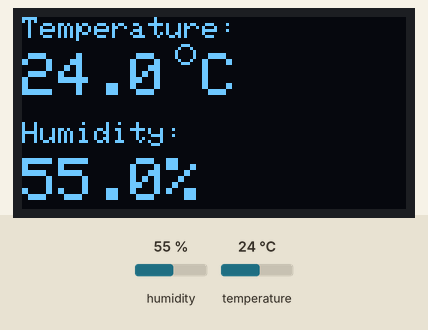
Simulated run of this program. Board: Seeed XIAO ESP32-C3. Parts: 128×64 one-colour display. The test bench sets the inputs (shaded band); at power-on: humidity 55 %, temperature 24 °C. WiFi joins after 1.5 s; servers stay silent unless stated; no MQTT or app messages arrive unless stated; what the program prints to the serial monitor is not drawn.

Above: at 8.2 s.
8.3 s: humidity set to 22 %
At 13.0 s:
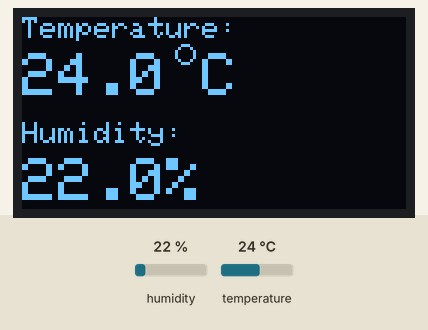
13.7 s: temperature set to 12 °C
At 18.4 s:
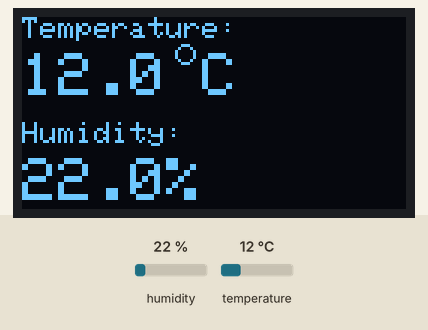
18.7 s: humidity set to 40 %
At 23.1 s:
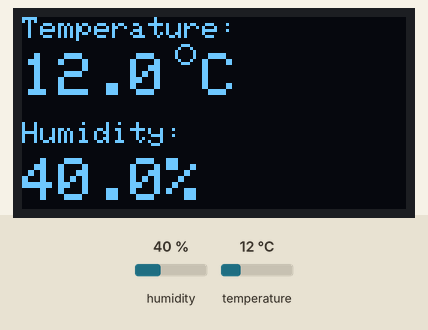
23.8 s: temperature set to 19 °C
At 28.7 s:
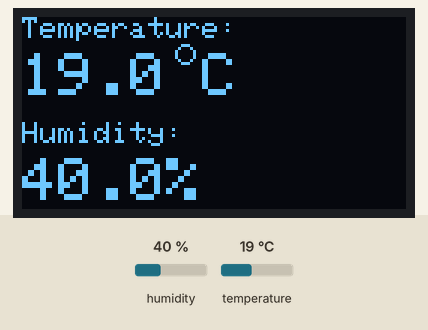
Timing chart, 0 to 29.8 s (numbered marks = the images above; inputs shaded):
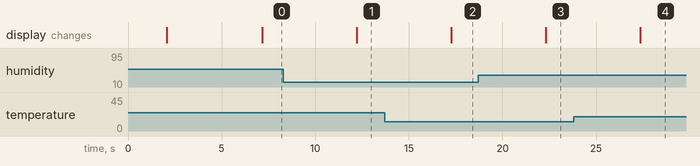

The program:

main.cpp
```cpp
#include <Arduino.h>
#include <Adafruit_Sensor.h>
#include <DHT.h>
#include <DHT_U.h>
#include <Wire.h>
#include <Adafruit_GFX.h>
#include <Adafruit_SSD1306.h>
#include <Fonts/FreeSansBoldOblique12pt7b.h>
#include <wifi.h>
#include <PubSubClient.h>
#include <ArduinoJson.h>
#include <ArduinoJson.hpp>

#define SCREEN_WIDTH 128 // OLED display width, in pixels
#define SCREEN_HEIGHT 64 // OLED display height, in pixels

// Declaration for SSD1306 display connected using I2C
#define OLED_RESET     -1 // Reset pin
#define SCREEN_ADDRESS 0x3C
Adafruit_SSD1306 display(SCREEN_WIDTH, SCREEN_HEIGHT, &Wire, OLED_RESET);

#define SDA 8
#define SCL 9

#define DHTPIN 0
#define DHTTYPE DHT11
DHT dht(DHTPIN, DHTTYPE);

const char* ssid = "Laska";
const char* password = "1QAZ2WSX3EDC";

const char* mqtt_server = "192.168.40.18";

WiFiClient espClient;
PubSubClient client(espClient);

float Temperature;
float Humidity;

void connect_to_wifi(){
  Serial.println("Conecting to ");
  Serial.println("Laska wifi");

  WiFi.begin(ssid, password);

  // check wi-fi is connected to wi-fi network
  while (WiFi.status() != WL_CONNECTED) {
    delay(1000);
    Serial.print(".");
  }
  Serial.println("");
  Serial.println("WiFi connected..!");
  Serial.print("IP: ");
  Serial.println(WiFi.localIP());
}

void reconnect() {
  // Loop until we're reconnected
  while (!client.connected()) {
    Serial.print("Attempting MQTT connection...");
    // Attempt to connect
    if (client.connect("6ac6dfd2aecc42a18b88aed7adeb1228","mqttclient","a1b2c3")) {
      Serial.println("connected");
    } else {
      Serial.print("failed, rc=");
      Serial.print(client.state());
      delay(5000);
    }
  }
}

void setup() {
  Serial.begin(9600);
  Wire.begin(SDA,SCL);

  connect_to_wifi();

  pinMode(DHTPIN, INPUT);
  dht.begin();

  // initialize the OLED object
  if(!display.begin(SSD1306_SWITCHCAPVCC, SCREEN_ADDRESS)) {
    Serial.println(F("SSD1306 allocation failed"));
    for(;;); // Don't proceed, loop forever
  }

  display.clearDisplay();
  display.setTextSize(1);
  display.setTextColor(WHITE);
  display.setCursor(0,0);
  display.println(WiFi.localIP());
  display.display();
  delay(5000);

  client.setServer(mqtt_server, 1883);

}

void loop() {

  if (!client.connected()) {
    reconnect();
  }

  // Reading temperature from sensor
  Temperature = dht.readTemperature();
  Humidity = dht.readHumidity();


  // Display Text whit bold oblique
  // display.clearDisplay();
  // display.setTextSize(1);
  // display.setFont(&FreeSansBoldOblique12pt7b);
  // display.setTextColor(WHITE);
  // display.setCursor(0,26);
  // display.print("T: ");
  // display.print(Temperature,1);
  // display.print((char)247);
  // display.println("C");
  // display.print("H: ");
  // display.print(Humidity,1);
  // display.println("%");
  // display.display();


  // Display text with a different text format
  display.clearDisplay();
  display.setTextSize(1);
  display.setTextColor(WHITE);
  display.setCursor(0,0);
  display.print("Temperature: ");
  display.setCursor(0,35);
  display.print("Humidity: ");

  display.setCursor(0,12);
  display.setTextSize(2);
  display.print(Temperature,1);
  display.drawCircle(54,12,3,WHITE);
  display.print(" C");

  display.setCursor(0,47);
  display.print(Humidity,1);
  display.print("%");
  display.display();

  //Serial print
  Serial.print("Temperature: ");
  Serial.print(Temperature);
  // Serial.print((char)247);
  Serial.println("C");
  Serial.print("Humidity: ");
  Serial.print(Humidity);
  Serial.println("%");

  // Serial.println(WiFi.localIP());
  StaticJsonDocument<80> doc;
  char output[80];
  doc["t"] = Temperature;
  doc["h"] = Humidity;

  serializeJson(doc, output);
  Serial.println(output);
  client.publish("home/sensor", output);
  // client.publish(Temperature);


  // Delay between measurements.
  delay(5000);
}
```

Measured:
- after the input at 8.3 s, the display: changes after 3.9 s (image 1)
- after the input at 13.7 s, the display: changes after 3.6 s (image 2)
- after the input at 18.7 s, the display: changes after 3.6 s (image 3)
- after the input at 23.8 s, the display: changes after 3.6 s (image 4)
